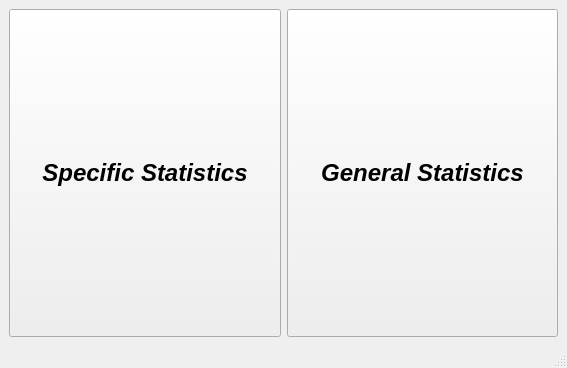
<?xml version="1.0" encoding="UTF-8"?>
<ui version="4.0">
 <class>StatisticsWindow</class>
 <widget class="QMainWindow" name="StatisticsWindow">
  <property name="geometry">
   <rect>
    <x>0</x>
    <y>0</y>
    <width>567</width>
    <height>368</height>
   </rect>
  </property>
  <property name="windowTitle">
   <string>Statistics Window</string>
  </property>
  <widget class="QWidget" name="centralwidget">
   <layout class="QGridLayout" name="gridLayout">
    <item row="0" column="0">
     <layout class="QHBoxLayout" name="horizontalLayout">
      <item>
       <widget class="QPushButton" name="ButtonSpecificStatistics">
        <property name="sizePolicy">
         <sizepolicy hsizetype="Minimum" vsizetype="Expanding">
          <horstretch>0</horstretch>
          <verstretch>0</verstretch>
         </sizepolicy>
        </property>
        <property name="font">
         <font>
          <pointsize>18</pointsize>
          <weight>75</weight>
          <italic>true</italic>
          <bold>true</bold>
         </font>
        </property>
        <property name="focusPolicy">
         <enum>Qt::ClickFocus</enum>
        </property>
        <property name="text">
         <string>Specific Statistics</string>
        </property>
       </widget>
      </item>
      <item>
       <widget class="QPushButton" name="ButtonGeneralStatistics">
        <property name="sizePolicy">
         <sizepolicy hsizetype="Minimum" vsizetype="Expanding">
          <horstretch>0</horstretch>
          <verstretch>0</verstretch>
         </sizepolicy>
        </property>
        <property name="font">
         <font>
          <pointsize>18</pointsize>
          <weight>75</weight>
          <italic>true</italic>
          <bold>true</bold>
         </font>
        </property>
        <property name="mouseTracking">
         <bool>false</bool>
        </property>
        <property name="focusPolicy">
         <enum>Qt::ClickFocus</enum>
        </property>
        <property name="autoFillBackground">
         <bool>false</bool>
        </property>
        <property name="text">
         <string>General Statistics</string>
        </property>
       </widget>
      </item>
     </layout>
    </item>
   </layout>
  </widget>
  <widget class="QStatusBar" name="statusbar"/>
 </widget>
 <resources/>
 <connections/>
</ui>
